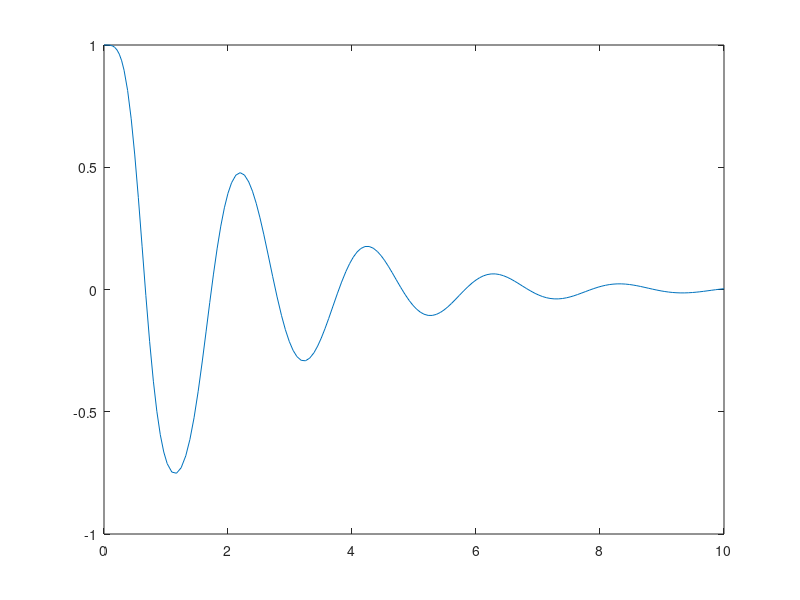

MATLAB code for this plot:
clear
close all

m = 1;
g = 9.8;
L = 1;
b = 1;

%% Derivative function
odefn = @(t,x) [x(2);
                (-b*x(2)-m*g*L*sin(x(1)))/(m*L^2)];

%% Initial state and timespan
X0 = [deg2rad(90),0];
timespan = [0,10];

%% Simulation
[t,X] = ode45(odefn,timespan,X0);

%% Plot x from theta
figure()
theta = X(:,1);
x = L*sin(theta);
plot(t,x)